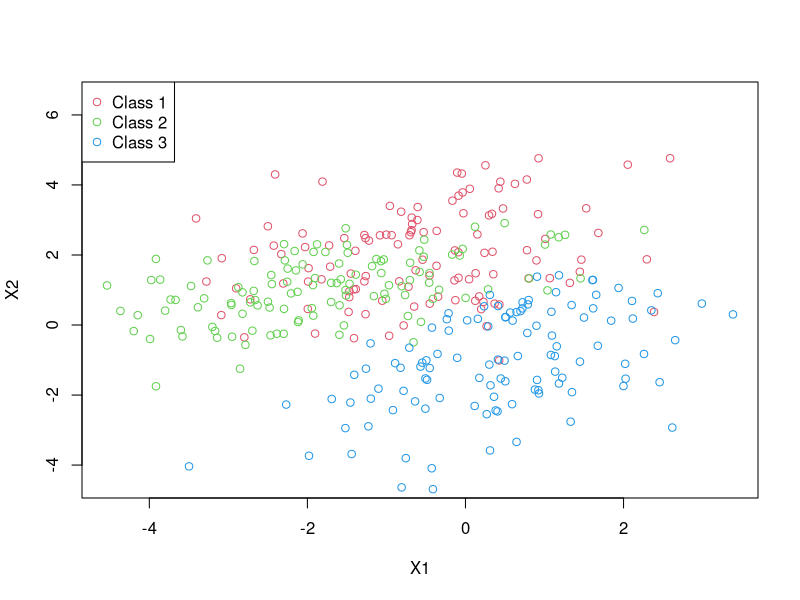

Here is the R script that generated this plot:
## ---- chunk 1
knitr::opts_chunk$set(echo = TRUE)

library(MASS)
## ---- chunk 2
train <- read.csv('data_train.csv')
validation <- read.csv('data_valid.csv')
## ---- chunk 3
cov_estimate <- cov(train[, 1:2])
cov_inv <- solve(cov_estimate)
## ---- chunk 4
mean_1 <- colMeans(train[train$Class==1, 1:2])
mean_2 <- colMeans(train[train$Class==2, 1:2])
mean_3 <- colMeans(train[train$Class==3, 1:2])
## ---- chunk 5
# Calculates the value of the discrimination function for a given class
discriminator <- function(x, mean, cov_inv) {
  t(mean) %*% cov_inv %*% x - 1/2 %*% t(mean) %*% cov_inv %*% mean
}

# Returns the predicted class
d <- function(x) {
  scores <- c(discriminator(x, mean_1, cov_inv),
              discriminator(x, mean_2, cov_inv),
              discriminator(x, mean_3, cov_inv))
  return(which.max(scores))
}
## ---- chunk 6
predictions_lda_train <- apply(train[, 1:2], 1, d)
predictions_lda_validation <- apply(validation[, 1:2], 1, d)
## ---- chunk 7
(error_lda_train <- 1 - mean(predictions_lda_train == train$Class))
(error_lda_validation <- 1 - mean(predictions_lda_validation == validation$Class))
## ---- chunk 8
qda_model <- qda(Class ~ X1 + X2, data = train, prior = c(1/3, 1/3, 1/3))
## ---- chunk 9
predictions_qda_train <- predict(qda_model, train)$class
predictions_qda_validation <- predict(qda_model, validation)$class
## ---- chunk 10
(error_qda_train <- 1 - mean(predictions_qda_train == train$Class))
(error_qda_validation <- 1 - mean(predictions_qda_validation == validation$Class))
## ---- chunk 11
plot(train$X1, train$X2, col = train$Class + 1, xlab = 'X1', ylab = 'X2', ylim = c(-4.5, 6.5))
legend('topleft', legend=c('Class 1', 'Class 2', 'Class 3'), col = c(2, 3, 4), pch = 1)
## ---- chunk 12
knn_classifier <- function(x, k) {
  distances <- apply(train[, 1:2], 1, function(w) norm(x-w, type='2'))
  neighbor_indices <- order(distances)[1:k]
  neighbor_votes <- table(train$Class[neighbor_indices])
  vote_result <- as.integer(names(which.max(neighbor_votes)))
  return(vote_result)
}
## ---- chunk 13
predictions_knn_validation <- apply(validation[, 1:2], 1, function(x) knn_classifier(x, 4))
## ---- chunk 14
(error_knn_validation <- 1 - mean(predictions_knn_validation == validation$Class))
